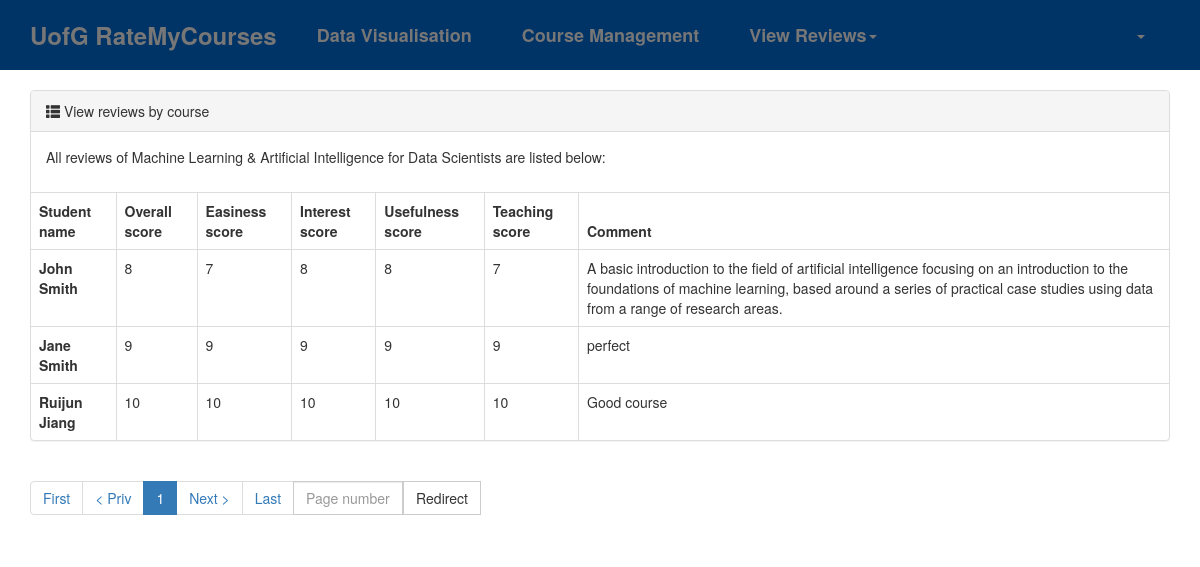
/5/view-reviews-course/ (signed in), run on an earlier commit of the app's database.
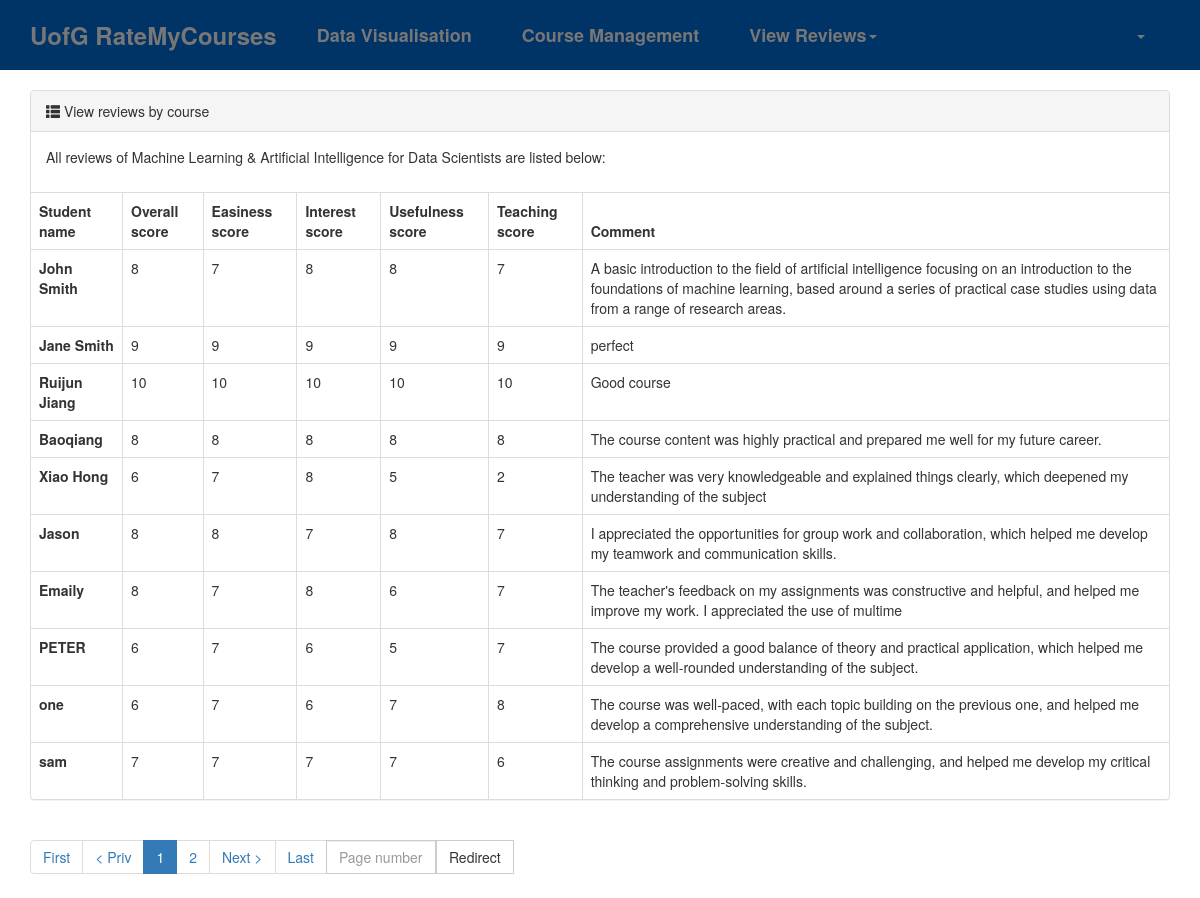
And on a later commit of the database.
### rmc/models.py (models this page shows)
class CourseReview(models.Model):
    student_id = models.ForeignKey(to="Student", to_field="id", on_delete=models.CASCADE)
    course_id = models.ForeignKey(to="Course", to_field="id", on_delete=models.CASCADE)
    overall_score = models.IntegerField(verbose_name="Overall score")
    easiness_score = models.IntegerField(verbose_name="Easiness score")
    interest_score = models.IntegerField(verbose_name="Interest score")
    usefulness_score = models.IntegerField(verbose_name="Usefulness score")
    teaching_score = models.IntegerField(verbose_name="Teaching score")
    comment = models.CharField(max_length=300, default='')

class Student(models.Model):
    email = models.CharField(verbose_name="Email", max_length=64, null=True, blank=True)
    name = models.CharField(verbose_name="Name", max_length=32)
    password = models.CharField(verbose_name="Password", max_length=64)
    gender_choices = (
        (1, "Male"),
        (2, "Female"),
    )
    gender = models.SmallIntegerField(verbose_name="Gender", choices=gender_choices)
    age = models.IntegerField(verbose_name="Age")
    entry_date = models.DateField(verbose_name="Date of entry")
    degree_programme = models.ForeignKey(to="DegreeProgramme", to_field="name", on_delete=models.CASCADE)

### rmc/views/staff.py (the view)
# urls.py: path("<int:courseid>/view-reviews-course/", staff.view_reviews_course),
def view_reviews_course(request, courseid):
    reviews = models.CourseReview.objects.filter(course_id=courseid)
    for row in reviews:
        course_name = row.course_id.name
    pagination_object = Pagination(request, reviews)
    contents = {
        "course_name": course_name,
        "queryset": pagination_object.queryset_page,
        "tpl_pagination_navbar": pagination_object.tpl(),
    }
    return render(request, "view-reviews-course.html", contents)

### rmc/templates/view-reviews-course.html
{% extends "layout.html" %}
{% block content %}
    <div class="container">
        <div>
            <div class="panel panel-default">
                <div class="panel-heading">
                    <span class="glyphicon glyphicon-th-list" aria-hidden="true"></span>
                    View reviews by course
                </div>
                <div class="panel-body">
                    <p>All reviews of {{ course_name }} are listed below:</p>
                </div>
                <table class="table table-bordered">
                    <thead>
                    <tr>
                        <th>Student name</th>
                        <th>Overall score</th>
                        <th>Easiness score</th>
                        <th>Interest score</th>
                        <th>Usefulness score</th>
                        <th>Teaching score</th>
                        <th>Comment</th>
                    </tr>
                    </thead>
                    <tbody>
                    {% for obj in queryset %}
                        <tr>
                            <th scope="row">{{ obj.student_id.name }}</th>
                            <td>{{ obj.overall_score }}</td>
                            <td>{{ obj.easiness_score }}</td>
                            <td>{{ obj.interest_score }}</td>
                            <td>{{ obj.usefulness_score }}</td>
                            <td>{{ obj.teaching_score }}</td>
                            <td>{{ obj.comment }}</td>
                        </tr>
                    {% endfor %}
                    </tbody>
                </table>
            </div>
        </div>
        <div class="clearfix">
            <ul class="pagination">
                {{ tpl_pagination_navbar }}
            </ul>
        </div>
    </div>
{% endblock %}

What changed in the data, as far as the page shows it:
added CourseReview: student_id.name "Baoqiang", overall_score "8", easiness_score "8", interest_score "8", usefulness_score "8", teaching_score "8", comment "The course content was highly practical and prepared me well for my future career."
added CourseReview: student_id.name "Xiao Hong", overall_score "6", easiness_score "7", interest_score "8", usefulness_score "5", teaching_score "2", comment "The teacher was very knowledgeable and explained things clearly, which deepened my understanding of the subject"
added CourseReview: student_id.name "Jason", overall_score "8", easiness_score "8", interest_score "7", usefulness_score "8", teaching_score "7", comment "I appreciated the opportunities for group work and collaboration, which helped me develop my teamwork and communication skills."
added CourseReview: student_id.name "Emaily", overall_score "8", easiness_score "7", interest_score "8", usefulness_score "6", teaching_score "7", comment "The teacher's feedback on my assignments was constructive and helpful, and helped me improve my work. I appreciated the use of multime"
added CourseReview: student_id.name "PETER", overall_score "6", easiness_score "7", interest_score "6", usefulness_score "5", teaching_score "7", comment "The course provided a good balance of theory and practical application, which helped me develop a well-rounded understanding of the subject."
added CourseReview: student_id.name "one", overall_score "6", easiness_score "7", interest_score "6", usefulness_score "7", teaching_score "8", comment "The course was well-paced, with each topic building on the previous one, and helped me develop a comprehensive understanding of the subject."
added CourseReview: student_id.name "sam", overall_score "7", easiness_score "7", interest_score "7", usefulness_score "7", teaching_score "6", comment "The course assignments were creative and challenging, and helped me develop my critical thinking and problem-solving skills."
Also different on the page:
text no longer shown: "First < Priv 1 Next > Last Redirect"
text now shown: "First < Priv 1 2 Next > Last Redirect"
